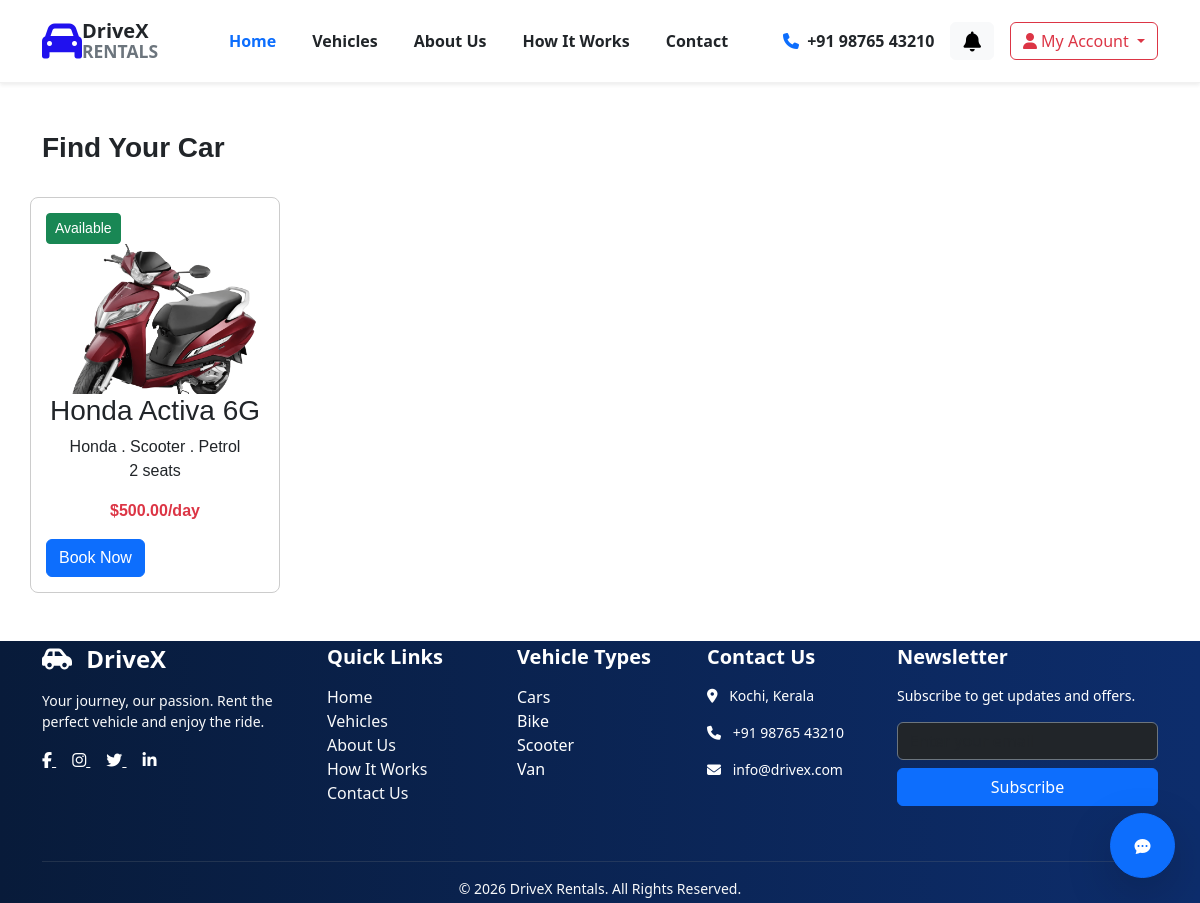
/rentalapp/scooterlist, run on an earlier commit of the app's database.
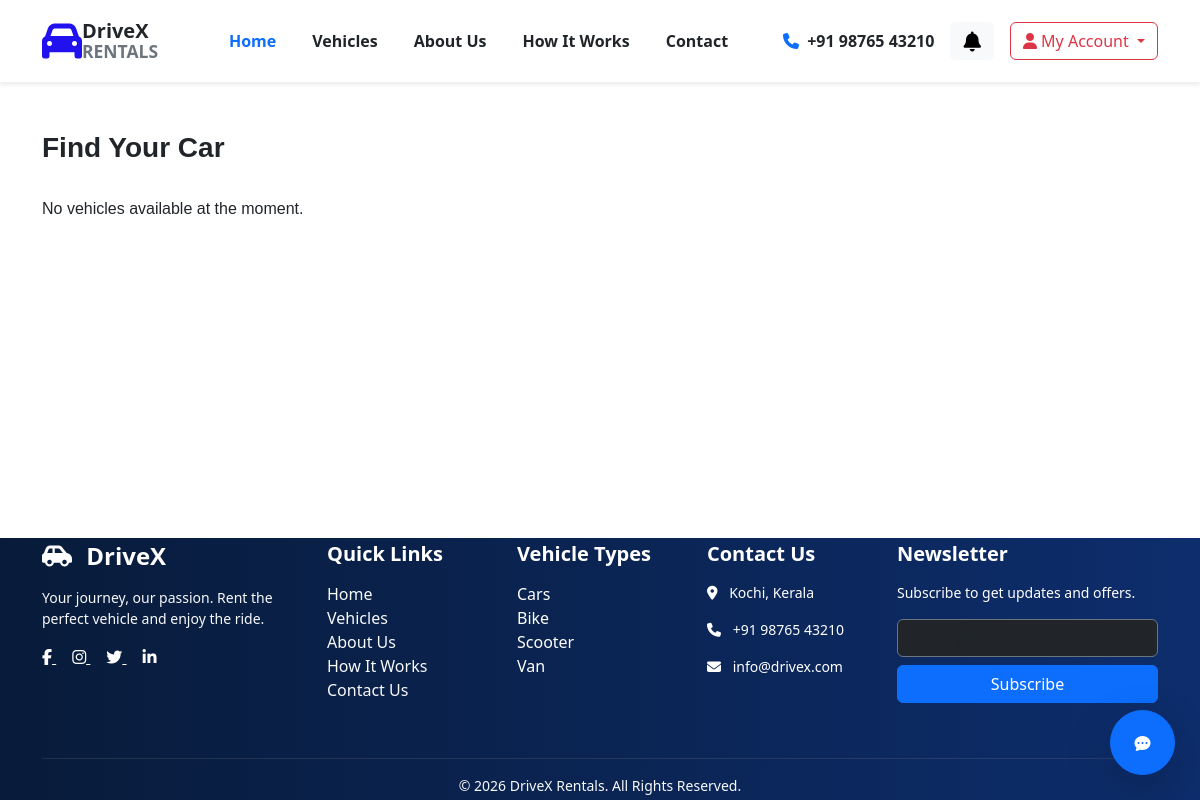
And on a later commit of the database.
### rental_app/models.py (models this page shows, shortened)
class Vehicle(models.Model):
    STATUS_CHOICES =  (
    ("Available", "Available"),
    ("Maintenance", "Maintenance"),
)
    VEHICLE_TYPES = (('Car', 'Car'),('Bike', 'Bike'),('Scooter', 'Scooter'),('van','van'))
    FUEL_TYPES = (('Petrol', 'Petrol'),('Diesel', 'Diesel'),('Electric', 'Electric'),('Hybrid', 'Hybrid'),)
    vehicle_name = models.CharField(max_length=100)
    brand = models.CharField(max_length=100)
    model = models.CharField(max_length=100)
    year = models.PositiveIntegerField()
    registration_number = models.CharField(max_length=50,unique=True)
    vehicle_type = models.CharField(max_length=50,choices=VEHICLE_TYPES)
    fuel_type = models.CharField(max_length=50,choices=FUEL_TYPES)
    seating_capacity = models.PositiveIntegerField(default=2)
    rent_per_day = models.DecimalField(max_digits=10,decimal_places=2)
    image = models.ImageField(upload_to='vehicles/')
    description = models.TextField()
    status = models.CharField(max_length=20, choices=STATUS_CHOICES, default="Available")
    created_at = models.DateTimeField(auto_now_add=True)

### rental_app/views.py (the view)
# urls.py: path('scooterlist',ScooterListView.as_view(),name='scooterlist'),
class ScooterListView(ListView):
    model = Vehicle
    template_name = "scooterlist.html"
    context_object_name = "vehicles"
    def get_queryset(self):
        return Vehicle.objects.filter(vehicle_type='Scooter')

### rental_app/context_processors.py (called while the page is built, shortened)
def notifications(request):
    return {
        "notifications": [],
        "unread_count": 0
    }

### rental_app/templates/scooterlist.html
{% extends 'base.html' %}
{% block base %}
<div class="container my-5" style="font-family: 'Poppins', sans-serif;">
    <div class="row justify-content-between g-6 mt-5">
    <div class="d-flex justify-content-between align-items-center mb-4">
        <h2 class="fw-bold text-dark m-0 fs-3">Find Your Car</h2>
    </div>
    <div class="container">
    <div class="row justify-content-between g-6 mt-2">
        {% for vehicle in vehicles %}
            <div class="vehicle-card" style="border: 1px solid #ccc; padding: 15px; border-radius: 8px; width: 250px;">
             <button
                    class="btn btn-sm
                        {% if vehicle.status == 'Available' %}
                        btn-success
                        {% elif vehicle.status == 'Booked' %}
                        btn-danger
                        {% elif vehicle.status == 'Maintenance' %}
                        btn-warning
                        {% endif %}">
                        {{ vehicle.status }}
                </button>
                    <img src="{{ vehicle.image.url }}" alt="{{ vehicle.vehicle_name }}" style="width: 100%; height: 150px; object-fit: cover;">
                <h3 class="text-center">{{ vehicle.vehicle_name }} </h3>
                <p class="text-center">{{vehicle.brand}} .  {{ vehicle.vehicle_type }} . {{ vehicle.fuel_type }}<br> {{ vehicle.seating_capacity }} seats </p>
                 <p class="text-center text-danger fw-bold fa-1x">${{ vehicle.rent_per_day }}/day</p>
            {% if vehicle.status == "Available" %}
    <a href="{% url 'booking' vehicle.id %}" class="btn btn-primary">
        Book Now
    </a>
{% else %}
    <button class="btn btn-secondary" disabled>
        Under Maintenance
    </button>
{% endif %}
        </div>
        {% empty %}
            <p>No vehicles available at the moment.</p>
        {% endfor %}
    </div>
    </div>
    </div>
    </div>
{% endblock %}

What changed in the data, as far as the page shows it:
removed Vehicle: status "Available", image (picture), vehicle_name "Honda Activa 6G", brand "Honda", vehicle_type "Scooter", fuel_type "Petrol", seating_capacity "2", rent_per_day "500.00", shows "Book Now"
Also different on the page:
text now shown: "No vehicles available at the moment."
